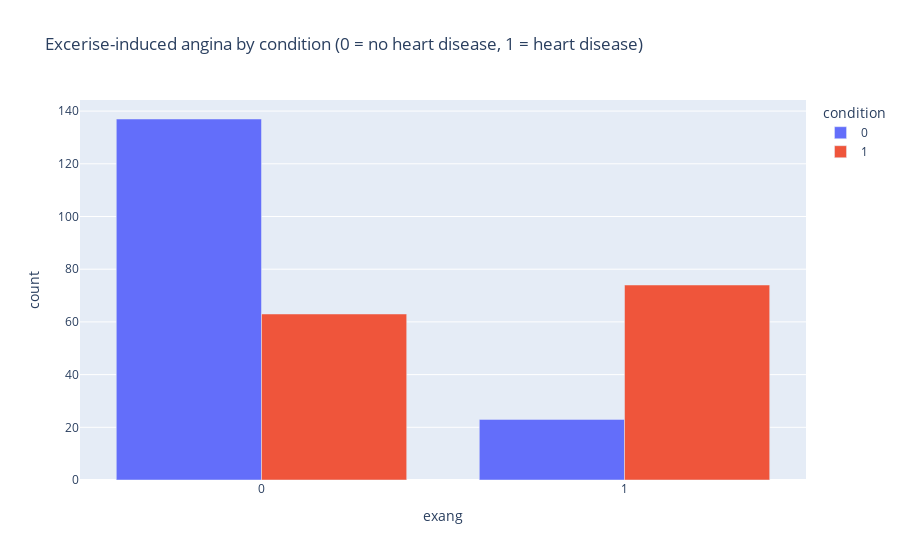

The notebook cell saved with this chart:
### Markdown cell above
(provide brief description of what [x] is, and how it might relate to [target])

### Code cell
exang_counts = df.groupby(['exang', 'condition']).size().reset_index(name = 'count')

fig = px.bar(exang_counts,
             x = 'exang',
             y = 'count',
             color = 'condition',
            barmode = 'group',
            title = 'Excerise-induced angina by condition (0 = no heart disease, 1 = heart disease)')
fig.show()

### Figure 1 — Plotly figure (JSON) as saved in the notebook; plotly's stock layout.template omitted (floating-point values rounded to 4 significant figures)
{"data": [{"alignmentgroup": "True", "hovertemplate": "condition=0<br>exang=%{x}<br>count=%{y}<extra></extra>", "legendgroup": "0", "marker": {"color": "#636efa"}, "name": "0", "offsetgroup": "0", "orientation": "v", "showlegend": true, "textposition": "auto", "type": "bar", "x": [0, 1], "xaxis": "x", "y": [137, 23], "yaxis": "y"}, {"alignmentgroup": "True", "hovertemplate": "condition=1<br>exang=%{x}<br>count=%{y}<extra></extra>", "legendgroup": "1", "marker": {"color": "#EF553B"}, "name": "1", "offsetgroup": "1", "orientation": "v", "showlegend": true, "textposition": "auto", "type": "bar", "x": [0, 1], "xaxis": "x", "y": [63, 74], "yaxis": "y"}], "layout": {"barmode": "group", "legend": {"title": {"text": "condition"}, "tracegroupgap": 0}, "title": {"text": "Excerise-induced angina by condition (0 = no heart disease, 1 = heart disease)"}, "xaxis": {"anchor": "y", "domain": [0, 1], "title": {"text": "exang"}}, "yaxis": {"anchor": "x", "domain": [0, 1], "title": {"text": "count"}}}}
